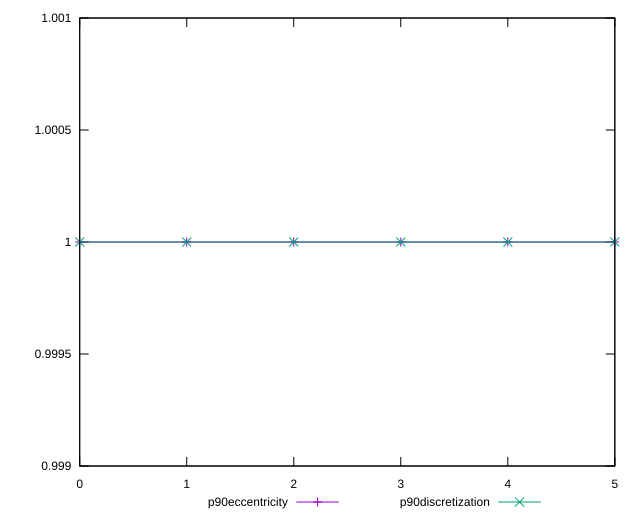

Generate this figure with gnuplot:
reset

$p90Eccentricity <<EOF
0 0.9999999999999996
1 1.0000000000000002
2 1.0000000000000002
3 1.0000000000000004
4 0.9999999999999996
5 0.9999999999999996
EOF

$p90Discretization <<EOF
0 1
1 1
2 1
3 1
4 1
5 1
EOF

set key outside below
set xrange [0:5]
set yrange [0.9989999999999996:1.0010000000000003]
set trange [0.9989999999999996:1.0010000000000003]
set terminal svg size 640, 520 enhanced background rgb 'white'
set output "reprap/meta/pScore-difference/progression/eccentricity.svg"

plot $p90Eccentricity title "p90eccentricity" with linespoints, \
     $p90Discretization title "p90discretization" with linespoints

reset
